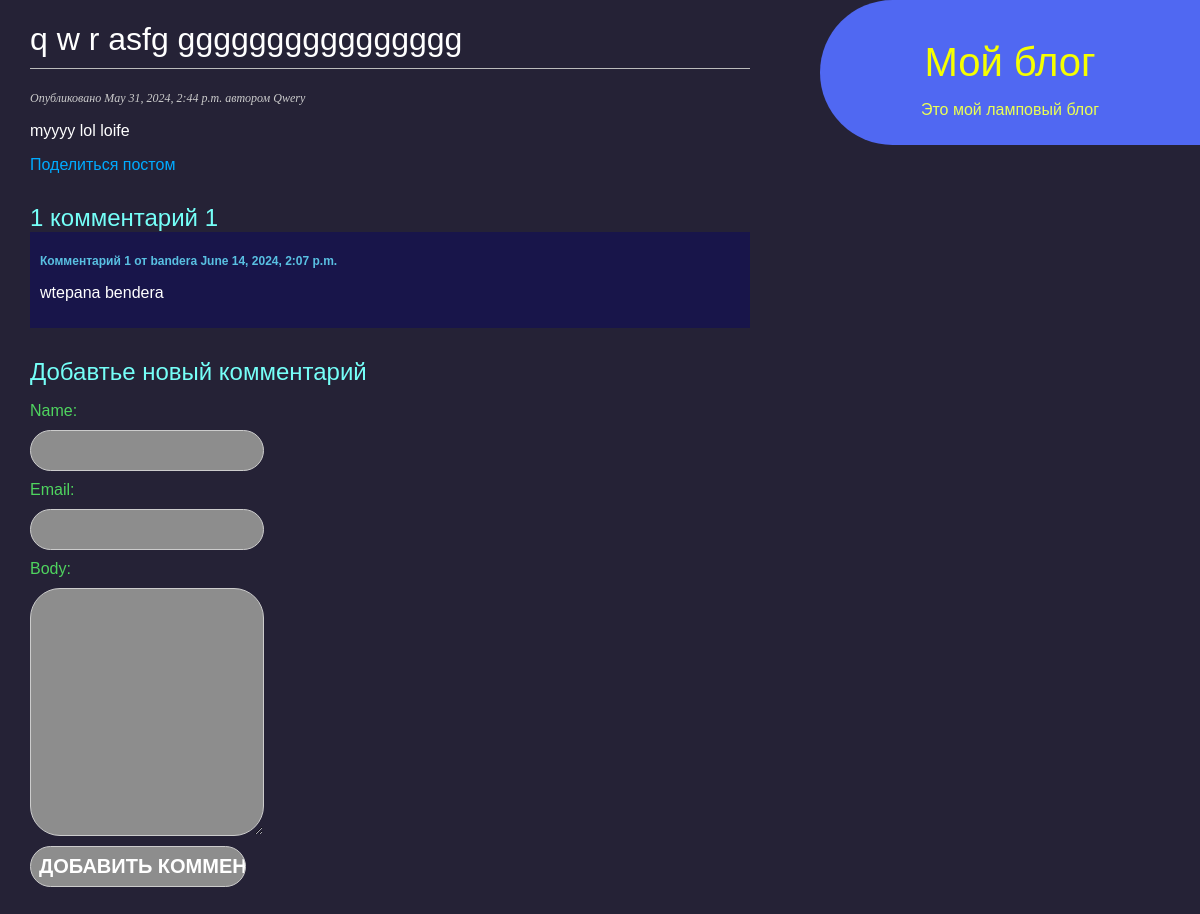
/blog/5/, run on the app's committed database.
### blog/models.py (models this page shows, shortened)
class Post(models.Model):
    class Status(models.TextChoices): #сокращенный и полный варик в выпадающем списке
        DRAFT = "DF", "Draft"
        PUBLISHED = "PB", 'Published'
    tags = TaggableManager()
    title = models.CharField(max_length=200)
    slug = models.SlugField(max_length=200)
    author = models.ForeignKey(User,
                               on_delete=models.CASCADE,
                               related_name='blog_posts')
    body = models.TextField()
    publish = models.DateTimeField(default=timezone.now)
    created = models.DateTimeField(auto_now_add=True)
    updated = models.DateTimeField(auto_now=True)
    status = models.CharField(max_length=2, choices=Status.choices, default=Status.DRAFT)
    objects = models.Manager()
    published = PublishedManager()
    class Meta:
        ordering = ['-publish'] #сортировка по времени публикации поста, убывающий
        indexes = [
            models.Index(fields=['-publish'])
        ]

class Comment(models.Model):
    post = models.ForeignKey(Post, on_delete=models.CASCADE, related_name= "comments" )
    name = models.CharField(max_length= 80)
    email = models.EmailField()
    body = models.TextField()
    created = models.DateTimeField(auto_now_add=True)
    updated = models.DateTimeField(auto_now=True)
    active = models.BooleanField(default=False)
    class Meta:
        ordering = ['created']
        indexes = [models.Index(fields=['created']),]

### blog/views.py (the view)
# urls.py: path('<int:id>/',views.post_detail, name='post_detail'),
@never_cache
def post_detail(request, id):
    try:
        post = Post.published.get(id = id) # Получаем пост с указанным id и статусом PUBLISHED.
        comments = post.comments.filter(active=True) # Фильтруем комментарии к посту, чтобы отображались только активные.
        form=CommentForm()
    except Post.DoesNotExist:
        raise Http404("No Post found")
    return render (request,
                   'blog/post/detail.html',
                  {'post': post,
                   'comments':comments,
                   'form':form})

### blog/forms.py
class CommentForm(forms.ModelForm):
    class Meta:
        model = Comment
        fields = ["name", "email", "body"]

### blog/models.py (called while the page is built)
    def get_queryset(self):
        return super().get_queryset().filter(status = Post.Status.PUBLISHED)

### blog/templates/blog/post/detail.html (shortened to what this page needs)
{% extends "blog/base.html" %}
{% block content %}
<h1>{{ post.title }} </h1>
<p class = "date">
    Опубликовано {{post.publish}} автором {{post.author}}
</p>
{{post.body|linebreaks}}
<p>
    <a href="{% url "blog:post_share" post.id %}"> Поделиться постом</a>
</p>
{% with comments.count as total_comments %}
<h2>{{total_comments}} комментарий {{total_comments}}</h2>
{% endwith%}
{% for comment in comments %}
<div class="comment">
    <p class = "info">
        Комментарий {{forloop.counter}} от {{comment.name}}
        {{comment.created}}
    </p>
    {{comment.body|linebreaks}}
</div>
{% empty %}
<p> Комментариев нет </p>
{%endfor %}
{% include "blog/post/includes/comment_form.html" %}
{% endblock %}

### blog/static/css/blog.css (style rules this page uses)
body { margin:0; padding:0; font-family:helvetica, sans-serif; background-color: #252236; }
a { color:#00abff; text-decoration:none; }
h1 { font-weight:normal; border-bottom:1px solid #bbb; padding:0 0 10px 0; }
h2 { font-weight:normal; color: #75fff8; margin:30px 0 0; }
p.date { color:#ccc; font-family: georgia, serif; font-size: 12px; font-style: italic; }
label { float:left; clear:both; color:#333; margin-bottom:4px; }
input, textarea { clear:both; float:left; margin:0 0 10px; background:#ededed; border:0; padding:6px 10px; font-size:12px; }
.comment { padding:10px; background-color: #dc71dc; color: #ffffff; }
.comment:nth-child(even) { background:#18154a; }
.comment .info { font-weight:bold; font-size:12px; color:#59c0e2; }
.comment_form label { display: block; margin-bottom: 10px; color: #4fd45f; }
.comment_form input, .comment_form textarea { width: 30%; padding: 8px; border: 1px solid #ccc; border-radius: 30px; background-color: #8d8d8d; color: #ffffff; font-size: 20px; }

### data on the page
Post: title "q w r asfg gggggggggggggggg", publish "May 31, 2024, 2:44 p.m.", author "Qwery", body "myyyy lol loife"
Comment: name "bandera", created "June 14, 2024, 2:07 p.m.", body "wtepana bendera"

### other printed values
{{ total_comments }} "1"
